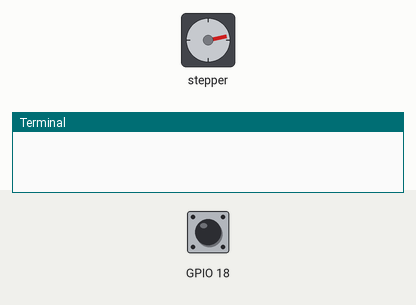
Recording of a program running on a simulated Raspberry Pi (BCM pin numbers). Parts: stepper motor, the last lines printed to the terminal. The test bench sets the inputs (shaded band); at power-on: GPIO 18 HIGH. The stepper is drawn at 2048 steps a turn; threads take turns every 2 ms.

Above: at 1.2 s.
1.3 s: GPIO 18 pulled LOW for 0.15 s
At 1.8 s:
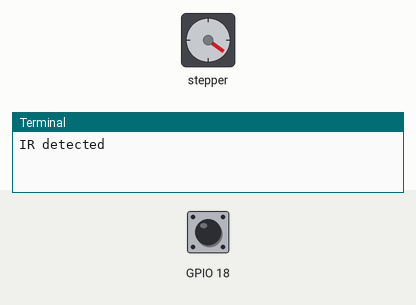
2.9 s: GPIO 18 pulled LOW for 1 s
At 4.35 s:
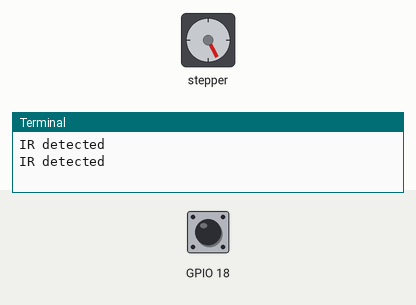
At 4.95 s:
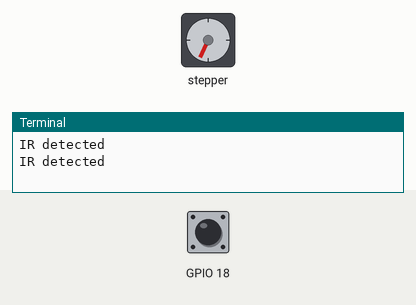
6.6 s: GPIO 18 pulsed LOW 2 times (0.12 s each, 0.3 s apart)
Timing chart, 0 to 18.6 s (numbered marks = the images above; inputs shaded):
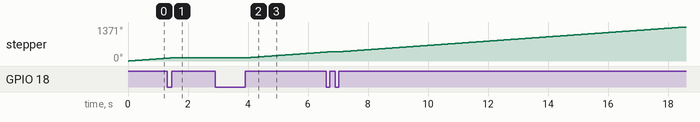

The program:

Controller.py
```python
from stepperMotor import StepperMotor_t
import time
from PIR import PIR_t

motor = StepperMotor_t()
pir = PIR_t()

def mycallback():
	print 'IR detected'
	motorIsStart=False
	if(motor.isStart==False):
		motor.start()
	else:
		motor.stop()


pir.setCallback(lambda *a: mycallback())
while True:
	time.sleep(10)
```

stepperMotor.py
```python
import RPi.GPIO as GPIO
import time, threading

class StepperMotor_t(object):
	state=0
	isStart=False
	def __init__(self, pin1=16, pin2=20, pin3=21, pin4=26):
		GPIO.setwarnings(False)
		GPIO.setmode(GPIO.BCM)
		self.ControlPin = [pin1, pin2, pin3, pin4]
		for pin in self.ControlPin:
			GPIO.setup(pin, GPIO.OUT)
			GPIO.output(pin, 0)

		self.seq = [ [1, 0, 0, 0],
			     [1, 1, 0, 0],
			     [0, 1, 0, 0],
			     [0, 1, 1, 0],
			     [0, 0, 1, 0],
			     [0, 0, 1, 1],
			     [0, 0, 0, 1],
			     [1, 0, 0, 1] ]

		self.isStart=False
		self.spinthread = threading.Thread(target = self.spin, args = (), name = 'spin')
		self.start()

	def spin(self):
		while(self.isStart):
			for halfstep in range(8):
				for pin in range(4):
					GPIO.output(self.ControlPin[pin], self.seq[halfstep][pin])
				time.sleep(0.001)

	def start(self):
		self.isStart=True
		self.spinthread = threading.Thread(target = self.spin, args = (), name = 'spin')
		self.spinthread.start()

	def stop(self):
		self.isStart=False
		self.spinthread.join()

if __name__ == '__main__':
	motor = StepperMotor_t()

	while(True):
		raw_input('press any key to stop')
		motor.stop()
		raw_input('press any key to start')
		motor.start()
```

PIR.py
```python
import RPi.GPIO as GPIO
import time

def cb1():
	print 'hi'

class PIR_t(object):

	def action(self):
		print 'detected'

	def setCallback(self, cb):
		GPIO.add_event_detect(self.pin, GPIO.RISING, callback=cb, bouncetime=200)

	def __init__(self, pin=18):
		self.pin = pin
		GPIO.setmode(GPIO.BCM)
		GPIO.setup(pin, GPIO.IN, pull_up_down = GPIO.PUD_UP)
		# GPIO.add_event_detect(pin, GPIO.RISING, callback= lambda *a: self.action(), bouncetime=200)

if __name__ == '__main__':
	pir = PIR_t(18)
	pir.setCallback(lambda *a: cb1())

	while True:
		time.sleep(10)
```

Measured:
- after the input at 1.3 s, stepper: goes on until 1.5 s, then stays 126°
- after the input at 2.9 s, stepper: keeps turning clockwise at about 87°/s, starting after 1.0 s
- by itself, stepper: keeps turning clockwise at about 88°/s
